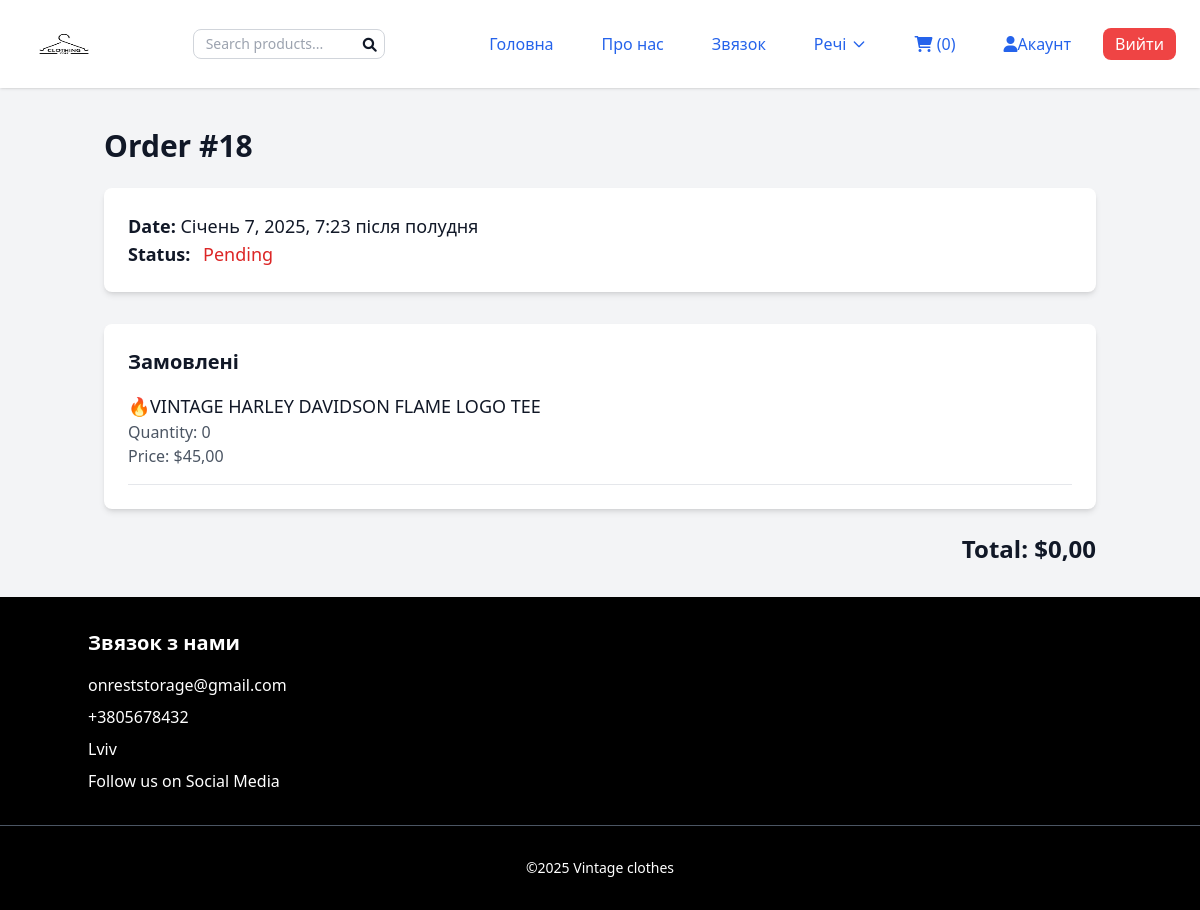
The app's page /order/order-details/18/ (signed in) with its own data.
### order/models.py (models this page shows, shortened)
class Order(models.Model):
    STATUS_CHOICES = [
        ('pending', 'Pending'),
        ('confirmed', 'Confirmed'),
        ('shipped', 'Shipped'),
        ('delivered', 'Delivered'),
        ('cancelled', 'Cancelled'),
    ]
    user = models.ForeignKey(settings.AUTH_USER_MODEL, on_delete=models.CASCADE)
    created_at = models.DateTimeField(auto_now_add=True)
    updated_at = models.DateTimeField(auto_now=True)
    is_paid = models.BooleanField(default=False)
    stripe_session_id = models.CharField(max_length=255, blank=True, null=True)
    status = models.CharField(max_length=20, choices=STATUS_CHOICES, default='pending')
    def total_amount(self):
        return sum(item.total_price() for item in self.items.all())

class OrderItem(models.Model):
    order = models.ForeignKey(Order, related_name='items', on_delete=models.CASCADE)
    product = models.ForeignKey(Product, on_delete=models.CASCADE)
    quantity = models.PositiveIntegerField(default=1)
    price = models.DecimalField(max_digits=10, decimal_places=2)
    def total_price(self):
        return self.quantity * self.price

### product/models.py (models this page shows, shortened)
class Product(models.Model):
    category = models.ForeignKey(Category, related_name='products', on_delete=models.CASCADE)
    name = models.CharField(max_length=255)
    slug = models.SlugField(unique=True, blank=True)
    description = models.TextField(blank=True)
    price = models.DecimalField(max_digits=10, decimal_places=2)
    discount_price = models.DecimalField(max_digits=10, decimal_places=2, blank=True, null=True)  # New field for discount price
    stock = models.PositiveIntegerField()
    available = models.BooleanField(default=True)
    created = models.DateTimeField(auto_now_add=True)
    updated = models.DateTimeField(auto_now=True)
    featured = models.BooleanField(default=False)

### order/views.py (the view)
# urls.py: path('order-details/<int:order_id>/', views.order_detail, name='order_detail'),
@login_required
def order_detail(request, order_id):
    order = get_object_or_404(Order, id=order_id, user=request.user)
    order_items = OrderItem.objects.filter(order=order)
    context = {
        'order': order,
        'order_items': order_items,
    }
    return render(request, 'order/order_detail.html', context)

### order/context_processors.py (called while the page is built)
def cart_item_count(request):
    cart = request.session.get('cart', {})
    item_count = sum(cart.values())
    return {'cart_item_count': item_count}

### product/context_processors.py (called while the page is built)
def categories_processor(request):
    return {
        'categories': Category.objects.all()
    }

### order/templates/order/order_detail.html (shortened to what this page needs)
{% extends 'base.html' %}
{% block content %}
<div class="container mx-auto py-8 px-4">
    <h2 class="text-3xl font-bold mb-6">Order #{{ order.id }}</h2>
    <div class="bg-white shadow-md rounded-lg p-6 mb-8">
        <p class="text-lg"><strong>Date:</strong> {{ order.created_at|date:"F j, Y, g:i a" }}</p>
        <p class="text-lg"><strong>Status:</strong>
            <span class="px-2 py-1 bg-{{ order.get_status_display|lower }}-500 text-red-600 rounded-full">
                {{ order.get_status_display }}
            </span>
        </p>
    </div>
    <div class="bg-white shadow-md rounded-lg p-6">
        <h3 class="text-xl font-semibold mb-4">Замовлені</h3>
        <ul class="space-y-4">
            {% for item in order_items %}
                <li class="border-b border-gray-200 pb-4">
                    <p class="text-lg font-medium">{{ item.product.name }}</p>
                    <p class="text-gray-600">Quantity: {{ item.quantity }}</p>
                    <p class="text-gray-600">Price: ${{ item.price }}</p>
                </li>
            {% endfor %}
        </ul>
    </div>
    <div class="mt-6 text-right">
        <p class="text-2xl font-semibold">Total: ${{ order.total_amount }}</p>
    </div>
</div>
{% endblock %}

### records on screen
Order: id "18", created_at "Січень 7, 2025, 7:23 після полудня", status "Pending", total_amount "0,00"
OrderItem: product.name "🔥VINTAGE HARLEY DAVIDSON FLAME LOGO TEE", quantity "0", price "45,00"

### other values on screen
{{ cart_item_count }} "0"
